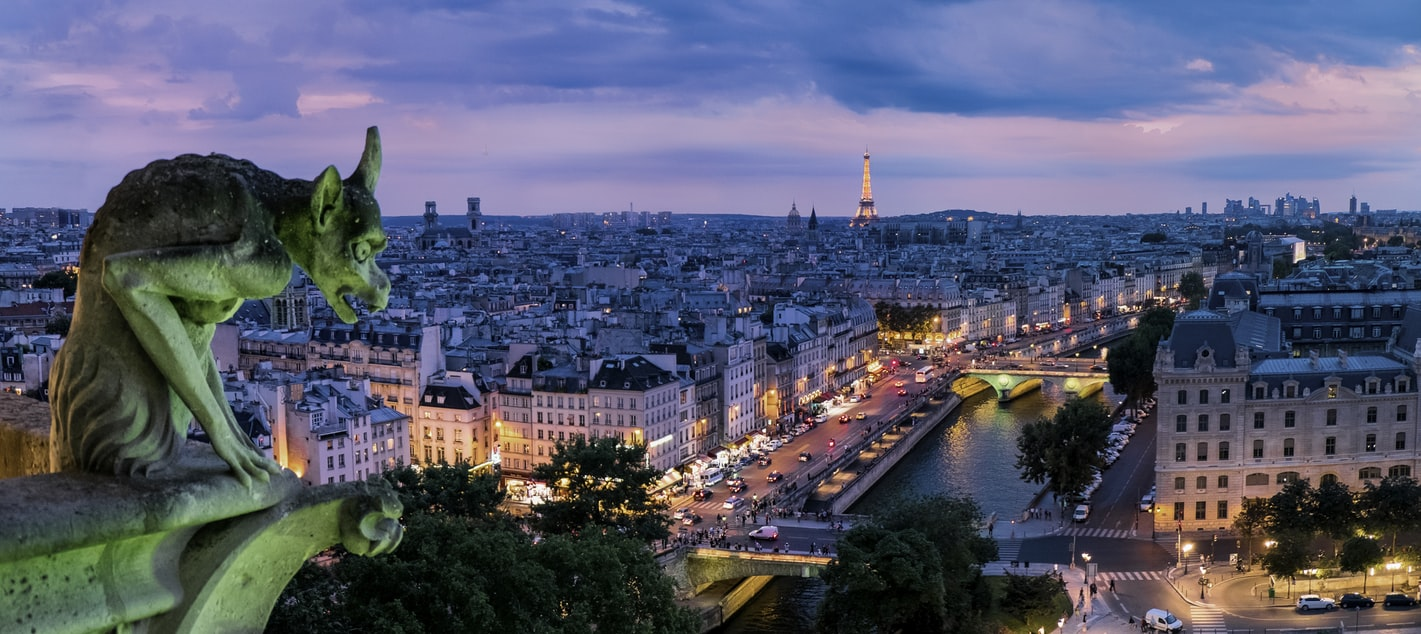
#> input picture week_2/data/paris.jpeg, 1421 x 634 px, found by its file name
$ python image_capture.py
#> lines starting #> are read from the running program, lines starting #| are printed output that depends on the picture
import cv2
from sklearn.cluster import KMeans

img_path = '/Users/rakesh/Workspace/AIBootcamp/data/paris.jpeg'

def show_image(gray=True):
#> called with gray = True
    img = cv2.imread(img_path)
#> img is the input picture: shape (634, 1421, 3); mean B, G, R 110.6, 90.4, 88.4

    # Convert image to gray scale
    if gray:
        img = cv2.cvtColor(img, cv2.COLOR_BGR2GRAY)
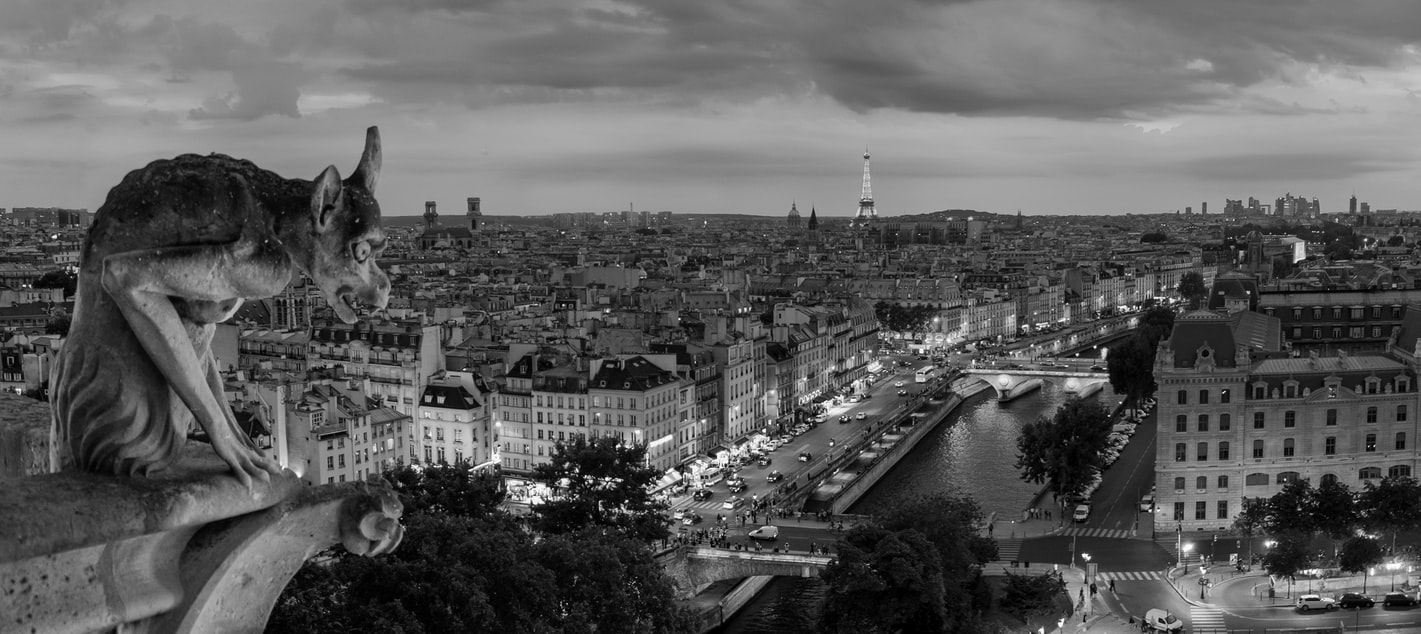
#> img: shape (634, 1421); min 0, max 255, mean 92.1

    cv2.imshow("Image", img)
    cv2.waitKey(0)
    cv2.destroyAllWindows()

if __name__ == '__main__':
    show_image()
